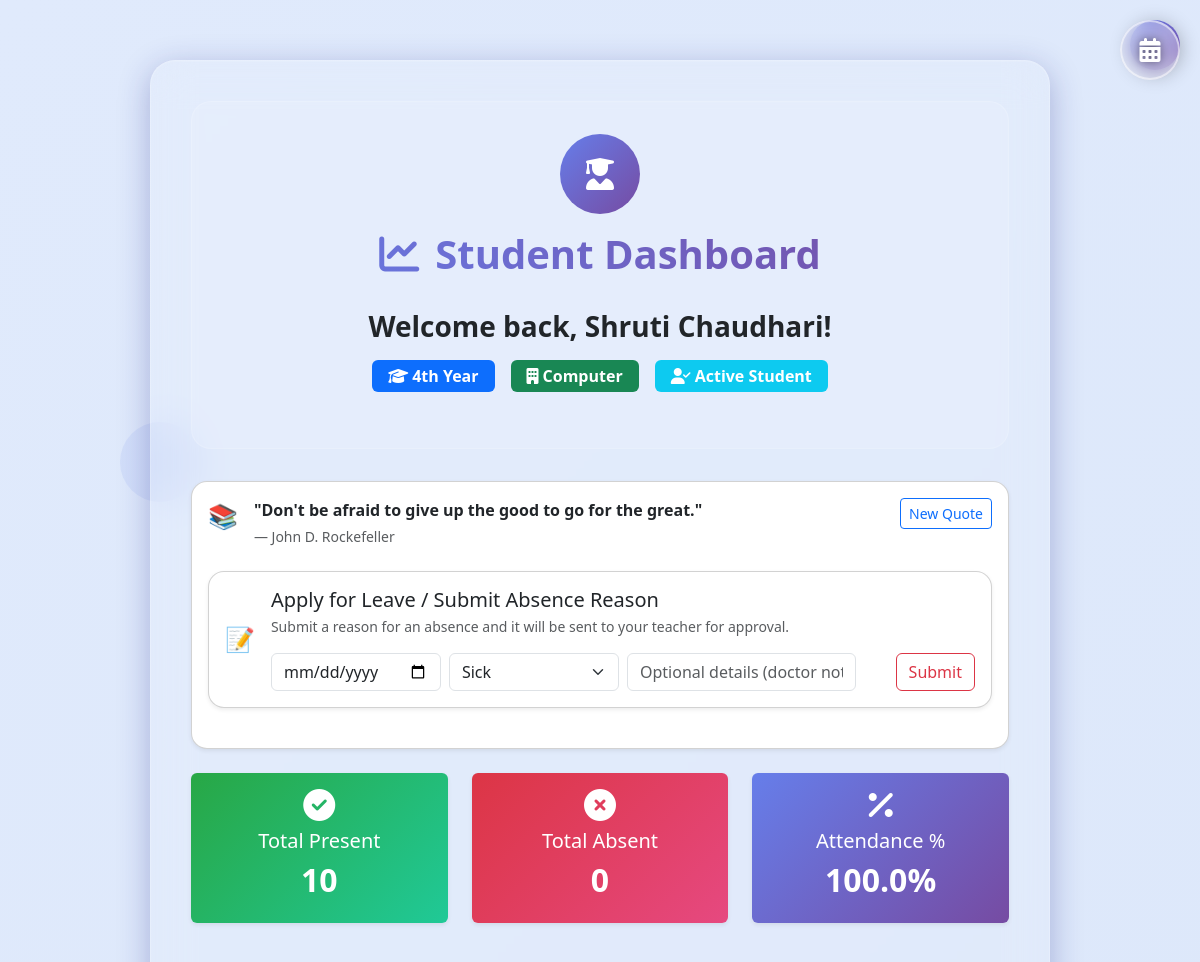
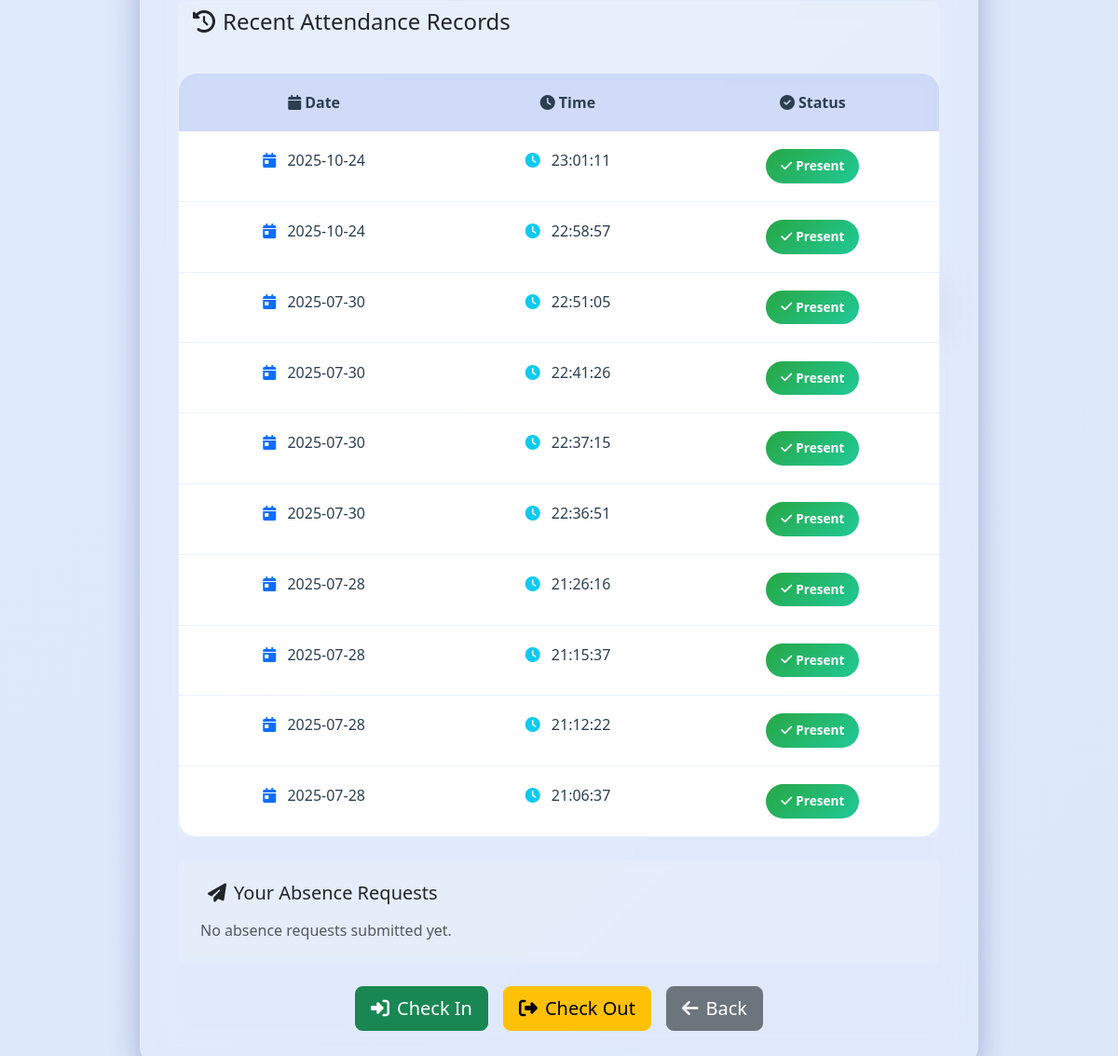
/student_dashboard (signed in), run on the app's committed database (2 pictures, top to bottom).
### tables this page shows
CREATE TABLE users (
        id INTEGER PRIMARY KEY AUTOINCREMENT,
        name TEXT,
        image_path TEXT
    , student_id TEXT, class_year TEXT, department TEXT, password TEXT);

### main.py (the view)
@app.route('/student_dashboard')
def student_dashboard():
    student_id = session.get('student_id')
    if not student_id:
        return redirect(url_for('student_login'))
    conn = sqlite3.connect('database.db')
    conn.row_factory = sqlite3.Row
    cur = conn.cursor()
    cur.execute("SELECT * FROM users WHERE student_id = ?", (student_id,))
    student = cur.fetchone()
    cur.execute('''
        SELECT DATE(timestamp) AS date, TIME(timestamp) AS time
        FROM attendance
        WHERE user_id = ?
        ORDER BY timestamp DESC
        LIMIT 10
    ''', (student['id'],))
    db_records = cur.fetchall()
    attendance_records = []
    for record in db_records:
        attendance_records.append({
            'date': record['date'],
            'time': record['time'],
            'status': 'Present'
        })
    conn.close()
    try:
        conn2 = sqlite3.connect('database.db')
        conn2.row_factory = sqlite3.Row
        cur2 = conn2.cursor()
        cur2.execute('''SELECT id, absence_date, reason, details, status, submitted_at, reviewed_at, reviewer, review_notes
                        FROM absence_requests WHERE user_id = ? ORDER BY submitted_at DESC LIMIT 10''', (student['id'],))
        absence_requests = cur2.fetchall()
        conn2.close()
    except Exception:
        absence_requests = []
    student_quote = get_student_quote(student['student_id'])
    response = make_response(render_template(
        'student_dashboard.html',
        student=student,
        attendance_records=attendance_records,
        daily_quote=student_quote,
        absence_requests=absence_requests
    ))
    response.headers['Cache-Control'] = 'no-store, no-cache, must-revalidate, max-age=0'
    response.headers['Pragma'] = 'no-cache'
    return response

### main.py (called while the page is built)
def get_daily_quote():
    if not _QUOTES_CACHE:
        return {'text': 'Keep going — small steps lead to big changes.', 'author': ''}
    idx = datetime.utcnow().toordinal() % len(_QUOTES_CACHE)
    return _QUOTES_CACHE[idx]

def get_student_quote(student_identifier, by_date=True):
    if not _QUOTES_CACHE:
        return {'text': 'Keep going — small steps lead to big changes.', 'author': ''}
    try:
        sid = str(student_identifier or '')
        date_ord = datetime.utcnow().toordinal() if by_date else 0
        h = abs(hash(sid))
        idx = (h + date_ord) % len(_QUOTES_CACHE)
        return _QUOTES_CACHE[idx]
    except Exception:
        return get_daily_quote()

@app.context_processor
def inject_quote():
    try:
        return {'daily_quote': get_daily_quote()}
    except Exception:
        return {'daily_quote': {'text': 'Keep learning every day.', 'author': ''}}

### templates/student_dashboard.html (shortened to what this page needs)
<!DOCTYPE html>
<html lang="en">
<head>
  <link rel="stylesheet" href="https://cdn.jsdelivr.net/npm/bootstrap@5.3.3/dist/css/bootstrap.min.css">
  <link rel="stylesheet" href="https://cdnjs.cloudflare.com/ajax/libs/font-awesome/6.4.0/css/all.min.css">
  <link rel="stylesheet" href="https://cdnjs.cloudflare.com/ajax/libs/animate.css/4.1.1/animate.min.css" />
  <link href="https://unpkg.com/aos@2.3.1/dist/aos.css" rel="stylesheet">
  <link rel="stylesheet" href="{{ url_for('static', filename='css/button-effects.css') }}">
</head>
<body>
  <a href="{{ url_for('settings') }}" class="settings-btn" title="Settings">
    <i class="fas fa-cog"></i>
  </a>
  <div class="floating-shapes">
    <div class="shape"></div>
  </div>
  <div class="calendar-floating-btn" onclick="toggleCalendar()" data-bs-toggle="tooltip"
    title="View Calendar & Holidays">
    <i class="fas fa-calendar-alt"></i>
  </div>
  <div class="dashboard-card" data-aos="fade-up" data-aos-duration="1200">
    <div class="welcome-message" data-aos="zoom-in" data-aos-delay="200">
      <div class="user-avatar">
        <i class="fas fa-user-graduate"></i>
      </div>
      <h2 class="dashboard-title">
        <i class="fas fa-chart-line me-3"></i>Student Dashboard
      </h2>
      <div class="text-center mb-4">
        <h3 class="fw-bold mb-3 text-dark">Welcome back, {{ student.name }}!</h3>
        <div class="d-flex justify-content-center gap-3 flex-wrap">
          <span class="badge bg-primary fs-6 px-3 py-2">
            <i class="fas fa-graduation-cap me-1"></i>{{ student.class_year }}
          </span>
          <span class="badge bg-success fs-6 px-3 py-2">
            <i class="fas fa-building me-1"></i>{{ student.department }}
          </span>
          <span class="badge bg-info fs-6 px-3 py-2">
            <i class="fas fa-user-check me-1"></i>Active Student
          </span>
        </div>
      </div>
    </div>
    <div class="quote-widget my-4" data-aos="fade-up" data-aos-delay="300">
      <div class="card p-3 shadow-sm" style="border-radius:16px;">
        <div class="d-flex align-items-start gap-3">
          <div style="font-size:1.5rem;color:#667eea;">📚</div>
          <div>
            <div id="quoteText" class="fw-semibold">"{{ daily_quote.text }}"</div>
            <div id="quoteAuthor" class="text-muted small mt-1">— {{ daily_quote.author }}</div>
          </div>
          <div class="ms-auto">
            <button id="newQuoteBtn" class="btn btn-sm btn-outline-primary">New Quote</button>
          </div>
        </div>
          <div class="absence-request my-4" data-aos="fade-up" data-aos-delay="350">
            <div class="card p-3 shadow-sm" style="border-radius:16px;">
              <div class="d-flex align-items-center gap-3">
                <div style="font-size:1.5rem;color:#ff6b6b;">📝</div>
                <div class="w-100">
                  <div class="d-flex justify-content-between align-items-start">
                    <div>
                      <h5 class="mb-1">Apply for Leave / Submit Absence Reason</h5>
                      <div class="text-muted small">Submit a reason for an absence and it will be sent to your teacher for approval.</div>
                    </div>
                  </div>
                  <form action="{{ url_for('submit_absence_request') }}" method="post" class="row g-2 mt-2">
                    <div class="col-md-3">
                      <input type="date" name="absence_date" class="form-control" value="" required>
                    </div>
                    <div class="col-md-3">
                      <select name="reason" class="form-select" required>
                        <option value="sick">Sick</option>
                      </select>
                    </div>
                    <div class="col-md-4">
                      <input type="text" name="details" class="form-control" placeholder="Optional details (doctor note, event name)">
                    </div>
                    <div class="col-md-2 text-end">
                      <button class="btn btn-outline-danger" type="submit">Submit</button>
                    </div>
                  </form>
                </div>
              </div>
            </div>
          </div>
      </div>
    </div>
    <div class="row mb-4" data-aos="fade-up" data-aos-delay="400">
      <div class="col-md-4 mb-3">
        <div class="card border-0 shadow-sm h-100" style="background: var(--success-gradient);">
          <div class="card-body text-center text-white">
            <i class="fas fa-check-circle fa-2x mb-2"></i>
            <h5>Total Present</h5>
            <h2 class="fw-bold">{{ attendance_records|selectattr('status', 'equalto', 'Present')|list|length }}</h2>
          </div>
        </div>
      </div>
      <div class="col-md-4 mb-3">
        <div class="card border-0 shadow-sm h-100" style="background: var(--danger-gradient);">
          <div class="card-body text-center text-white">
            <i class="fas fa-times-circle fa-2x mb-2"></i>
            <h5>Total Absent</h5>
            <h2 class="fw-bold">{{ attendance_records|selectattr('status', 'equalto', 'Absent')|list|length }}</h2>
          </div>
        </div>
      </div>
      <div class="col-md-4 mb-3">
        <div class="card border-0 shadow-sm h-100" style="background: var(--primary-gradient);">
          <div class="card-body text-center text-white">
            <i class="fas fa-percentage fa-2x mb-2"></i>
            <h5>Attendance %</h5>
            {% set total = attendance_records|length %}
            {% set present = attendance_records|selectattr('status', 'equalto', 'Present')|list|length %}
            {% if total > 0 %}
            <h2 class="fw-bold">{{ "%.1f"|format((present/total)*100) }}%</h2>
            {% else %}
            <h2 class="fw-bold">0%</h2>
            {% endif %}
          </div>
        </div>
      </div>
    </div>
    <div class="card border-0" style="background: var(--glass-bg); backdrop-filter: blur(10px);" data-aos="fade-up"
      data-aos-delay="600">
      <div class="card-header bg-transparent border-0">
        <h4 class="mb-0 text-dark">
          <i class="fas fa-history me-2"></i>Recent Attendance Records
        </h4>
      </div>
      <div class="card-body p-0">
        <div class="table-responsive">
          <table class="table enhanced-table mb-0">
            <thead>
              <tr>
                <th><i class="fas fa-calendar me-1"></i>Date</th>
                <th><i class="fas fa-clock me-1"></i>Time</th>
                <th><i class="fas fa-check-circle me-1"></i>Status</th>
              </tr>
            </thead>
            <tbody>
              {% for record in attendance_records %}
              <tr data-aos="fade-up" data-aos-delay="{{ loop.index * 100 }}">
                <td>
                  <i class="fas fa-calendar-day me-2 text-primary"></i>
                  {{ record['date'] }}
                </td>
                <td>
                  <i class="fas fa-clock me-2 text-info"></i>
                  {{ record['time'] }}
                </td>
                <td>
                  {% if record['status']|lower == 'present' %}
                  <span class="status-present">
                    <i class="fas fa-check me-1"></i>Present
                  </span>
                  {% else %}
                  <span class="status-absent">
                    <i class="fas fa-times me-1"></i>Absent
                  </span>
                  {% endif %}
                </td>
              </tr>
              {% endfor %}
            </tbody>
          </table>
        </div>
      </div>
    </div>
        <div class="card border-0 mt-4 p-3" style="background: rgba(255,255,255,0.06); backdrop-filter: blur(6px);" data-aos="fade-up" data-aos-delay="700">
          <div class="card-header bg-transparent border-0 text-start">
            <h5 class="mb-0 text-dark"><i class="fas fa-paper-plane me-2"></i>Your Absence Requests</h5>
          </div>
          <div class="card-body p-2">
            {% if absence_requests and absence_requests|length > 0 %}
            <ul class="list-group">
              {% for req in absence_requests %}
              <li class="list-group-item d-flex justify-content-between align-items-start">
                <div>
                  <div class="fw-bold">{{ req['absence_date'] }} — {{ req['reason']|capitalize }}</div>
                  <div class="small text-muted">{{ req['details'] or '—' }}<br>Submitted: {{ req['submitted_at'] }}</div>
                </div>
                <div class="text-end">
                  {% if req['status'] == 'pending' %}
                  <span class="badge bg-warning text-dark">Pending</span>
                  {% elif req['status'] == 'approved' %}
                  <span class="badge bg-success">Approved</span>
                  {% else %}
                  <span class="badge bg-danger">Rejected</span>
                  {% endif %}
                </div>
              </li>
              {% endfor %}
            </ul>
            {% else %}
            <div class="text-muted">No absence requests submitted yet.</div>
            {% endif %}
          </div>
        </div>
    <div class="text-center mt-4" data-aos="fade-up" data-aos-delay="800">
      <div class="d-flex justify-content-center gap-3 flex-wrap">
        <a href="/checkin" class="btn btn-success btn-lg">
          <i class="fas fa-sign-in-alt me-2"></i>Check In
        </a>
        <a href="/checkout" class="btn btn-warning btn-lg">
          <i class="fas fa-sign-out-alt me-2"></i>Check Out
        </a>
        <a href="javascript:history.back()" class="btn btn-secondary btn-lg">
          <i class="fas fa-arrow-left me-2"></i>Back
        </a>
      </div>
    </div>
  </div>
</body>
</html>

### static/css/button-effects.css (style rules this page uses)
.btn-action-glow { position: relative; overflow: hidden; transition: box-shadow 0.25s ease, transform 0.2s ease; }

### data on the page
users: name "Shruti Chaudhari", class_year "4th Year", department "Computer"

### other printed values
{{ daily_quote.text }} "Don't be afraid to give up the good to go for the great."
{{ daily_quote.author }} "John D. Rockefeller"
{{ "%.1f"|format((present/total)*100) }} "100.0"
{{ record['date'] }} "2025-10-24" "2025-10-24" "2025-07-30" "2025-07-30" "2025-07-30" "2025-07-30" "2025-07-28" "2025-07-28" "2025-07-28" "2025-07-28"
{{ record['time'] }} "23:01:11" "22:58:57" "22:51:05" "22:41:26" "22:37:15" "22:36:51" "21:26:16" "21:15:37" "21:12:22" "21:06:37"
